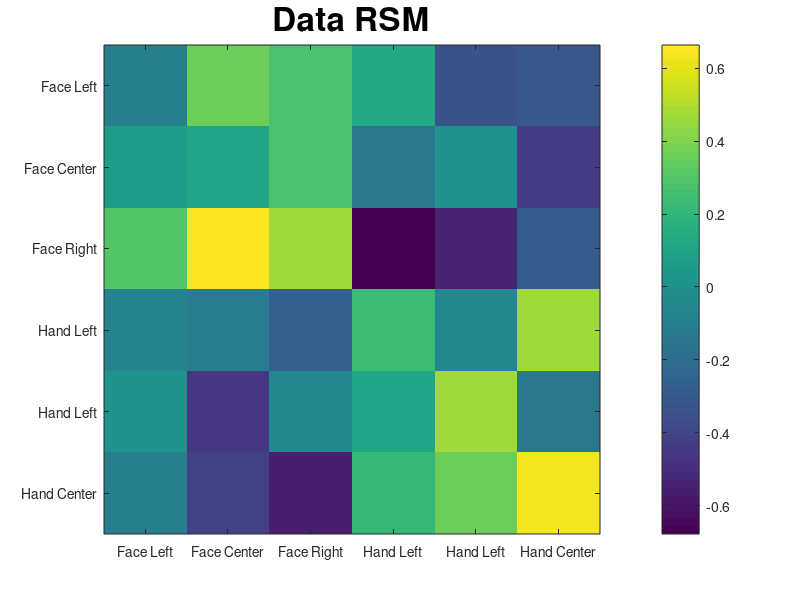
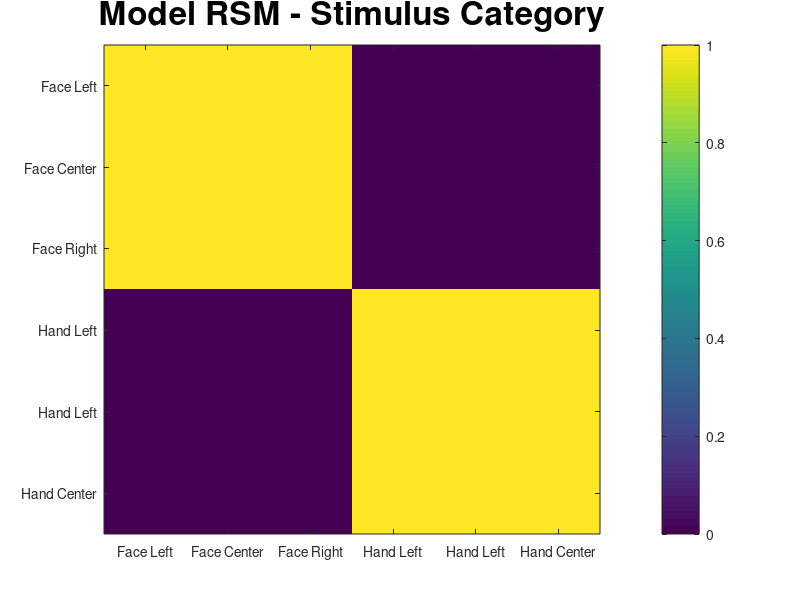
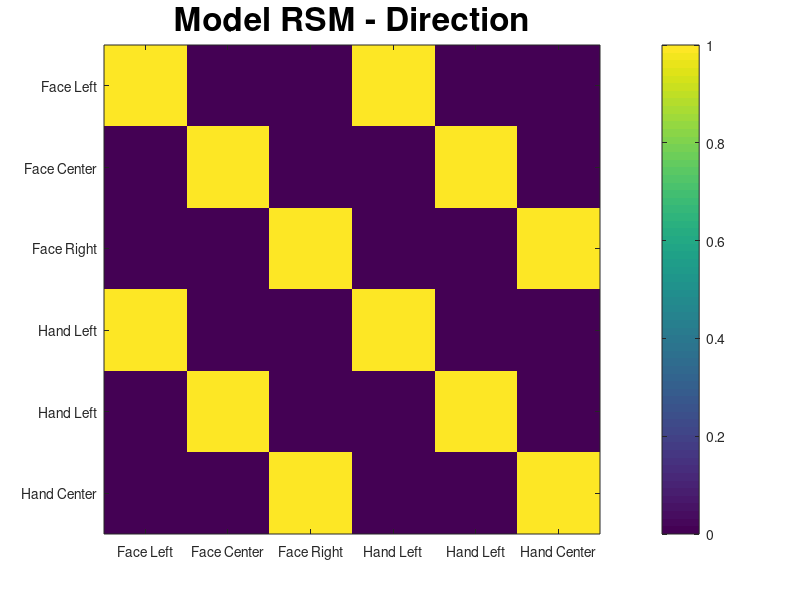
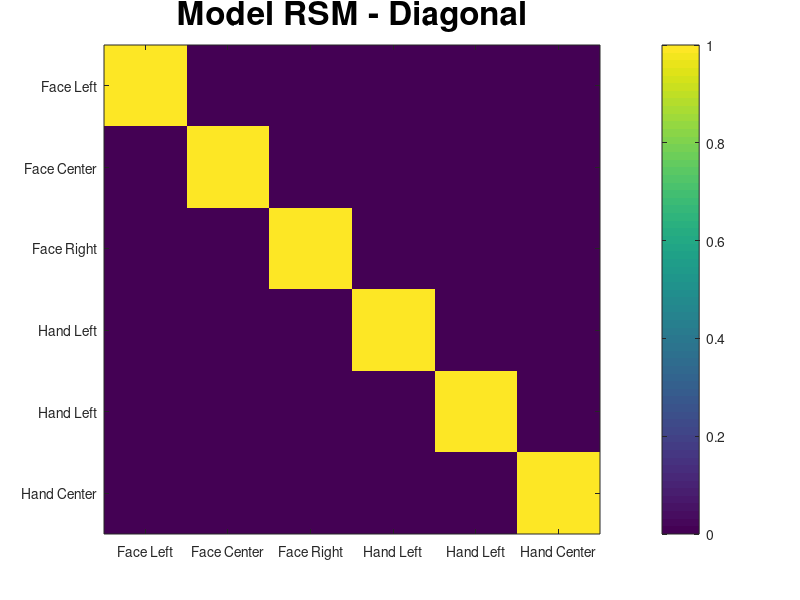

Recreate these plots in MATLAB, in order. (Note: this script raises an error after producing the figures.)
%% RSA on cross-validated data (using an odd-even split)

% Step 1: load data and compute representational similarity

%Clear workspace
clear
close

%load data
load('Tutorialdata_withCV');
d_odd  = (patterns.data(:,:,1) + patterns.data(:,:,3) + patterns.data(:,:,5))/3;
d_even = (patterns.data(:,:,2) + patterns.data(:,:,4) + patterns.data(:,:,6))/3;


%de-mean patterns for each voxels
for icol = 1:length(d_odd)
    dn_odd(:,icol)  = d_odd(:,icol)  - mean(d_odd(:,icol));
    dn_even(:,icol) = d_even(:,icol) - mean(d_even(:,icol));
end


dn_comb = [dn_odd;dn_even];

rsm_comb = 1 - squareform(pdist(dn_comb,'correlation'));
rsm_cv   = rsm_comb(1:6,7:12);

rdm_comb = squareform(pdist(dn_comb,'correlation'));
rdm_cv   = rdm_comb(1:6,7:12);

figure(1)
imagesc(rsm_cv);
xticklabels({'Face Left','Face Center','Face Right','Hand Left','Hand Left','Hand Center','Hand Right'});
yticklabels({'Face Left','Face Center','Face Right','Hand Left','Hand Left','Hand Center','Hand Right'});
colorbar;
title('Data RSM','FontSize',24);



%% Step 2: create and plot model-RDMs
mrsm_diag =       [1 0 0 0 0 0;...
                   0 1 0 0 0 0;...
                   0 0 1 0 0 0;...
                   0 0 0 1 0 0;
                   0 0 0 0 1 0;
                   0 0 0 0 0 1];

mrsm_facevshand = [1 1 1 0 0 0;...
                   1 1 1 0 0 0;...
                   1 1 1 0 0 0;...
                   0 0 0 1 1 1;
                   0 0 0 1 1 1;
                   0 0 0 1 1 1];
               
% mrdm_facevshand = [repmat([ones(1,3),zeros(1,3)],3,1);repmat([zeros(1,3),ones(1,3)],3,1)];

                          
mrsm_direction = [1 0 0 1 0 0;...
                  0 1 0 0 1 0;...
                  0 0 1 0 0 1;...
                  1 0 0 1 0 0;...
                  0 1 0 0 1 0;...
                  0 0 1 0 0 1];

              
figure(2)
imagesc(mrsm_facevshand);
xticklabels({'Face Left','Face Center','Face Right','Hand Left','Hand Left','Hand Center','Hand Right'});
yticklabels({'Face Left','Face Center','Face Right','Hand Left','Hand Left','Hand Center','Hand Right'});
colorbar;
title('Model RSM - Stimulus Category','FontSize',24);

figure(3)
imagesc(mrsm_direction);
xticklabels({'Face Left','Face Center','Face Right','Hand Left','Hand Left','Hand Center','Hand Right'});
yticklabels({'Face Left','Face Center','Face Right','Hand Left','Hand Left','Hand Center','Hand Right'});
colorbar;
title('Model RSM - Direction','FontSize',24);

figure(4)
imagesc(mrsm_diag);
xticklabels({'Face Left','Face Center','Face Right','Hand Left','Hand Left','Hand Center','Hand Right'});
yticklabels({'Face Left','Face Center','Face Right','Hand Left','Hand Left','Hand Center','Hand Right'});
colorbar;
title('Model RSM - Diagonal','FontSize',24);
              


%% Step 3: Run statistical test
glm = fitglm([mrsm_diag(:),mrsm_direction(:),mrsm_facevshand(:)],rsm_cv(:));
beta_diag      = glm.Coefficients.Estimate(2);
beta_direction = glm.Coefficients.Estimate(3);
beta_facevhand = glm.Coefficients.Estimate(4);

%% Step 4: visualisation via MDS
r = flipandfold(rdm_cv);
MDSPlot(r)
xlim([-1 1]);
ylim([-1 1]);
zlim([-1 1]);
xlabel('MDS  DIMENSION 1')
ylabel('MDS  DIMENSION 2')
zlabel('MDS  DIMENSION 3')